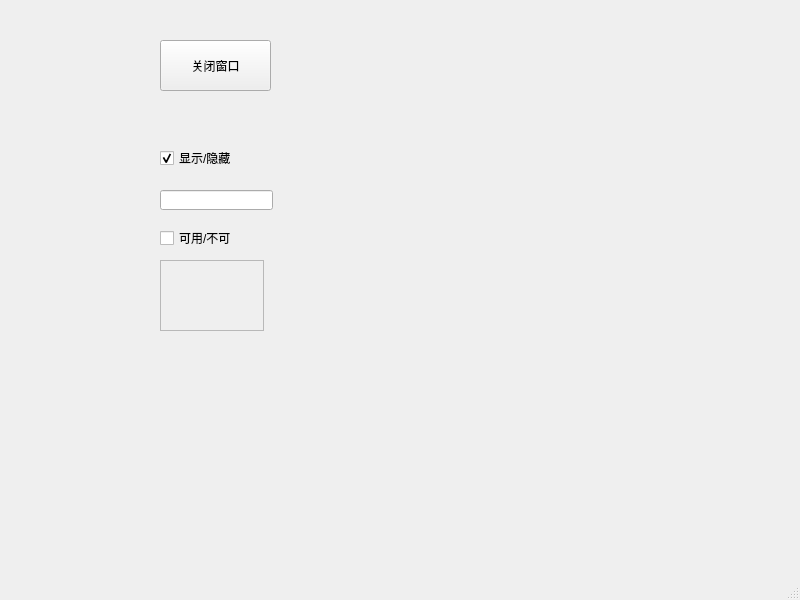
<?xml version="1.0" encoding="UTF-8"?>
<ui version="4.0">
 <class>MainWindow</class>
 <widget class="QMainWindow" name="MainWindow">
  <property name="geometry">
   <rect>
    <x>0</x>
    <y>0</y>
    <width>800</width>
    <height>600</height>
   </rect>
  </property>
  <property name="windowTitle">
   <string>MainWindow</string>
  </property>
  <widget class="QWidget" name="centralwidget">
   <widget class="QPushButton" name="pushButton">
    <property name="geometry">
     <rect>
      <x>160</x>
      <y>40</y>
      <width>111</width>
      <height>51</height>
     </rect>
    </property>
    <property name="text">
     <string>关闭窗口</string>
    </property>
   </widget>
   <widget class="QCheckBox" name="checkBox">
    <property name="geometry">
     <rect>
      <x>160</x>
      <y>150</y>
      <width>71</width>
      <height>16</height>
     </rect>
    </property>
    <property name="text">
     <string>显示/隐藏</string>
    </property>
    <property name="checked">
     <bool>true</bool>
    </property>
   </widget>
   <widget class="QLineEdit" name="lineEdit">
    <property name="geometry">
     <rect>
      <x>160</x>
      <y>190</y>
      <width>113</width>
      <height>20</height>
     </rect>
    </property>
   </widget>
   <widget class="QCheckBox" name="checkBox_2">
    <property name="geometry">
     <rect>
      <x>160</x>
      <y>230</y>
      <width>71</width>
      <height>16</height>
     </rect>
    </property>
    <property name="text">
     <string>可用/不可用</string>
    </property>
   </widget>
   <widget class="QTextEdit" name="textEdit">
    <property name="enabled">
     <bool>false</bool>
    </property>
    <property name="geometry">
     <rect>
      <x>160</x>
      <y>260</y>
      <width>104</width>
      <height>71</height>
     </rect>
    </property>
   </widget>
  </widget>
  <widget class="QMenuBar" name="menubar">
   <property name="geometry">
    <rect>
     <x>0</x>
     <y>0</y>
     <width>800</width>
     <height>23</height>
    </rect>
   </property>
  </widget>
  <widget class="QStatusBar" name="statusbar"/>
 </widget>
 <resources/>
 <connections>
  <connection>
   <sender>pushButton</sender>
   <signal>clicked()</signal>
   <receiver>MainWindow</receiver>
   <slot>close()</slot>
   <hints>
    <hint type="sourcelabel">
     <x>210</x>
     <y>93</y>
    </hint>
    <hint type="destinationlabel">
     <x>208</x>
     <y>159</y>
    </hint>
   </hints>
  </connection>
  <connection>
   <sender>checkBox</sender>
   <signal>toggled(bool)</signal>
   <receiver>lineEdit</receiver>
   <slot>setVisible(bool)</slot>
   <hints>
    <hint type="sourcelabel">
     <x>182</x>
     <y>184</y>
    </hint>
    <hint type="destinationlabel">
     <x>182</x>
     <y>218</y>
    </hint>
   </hints>
  </connection>
  <connection>
   <sender>checkBox_2</sender>
   <signal>toggled(bool)</signal>
   <receiver>textEdit</receiver>
   <slot>setEnabled(bool)</slot>
   <hints>
    <hint type="sourcelabel">
     <x>219</x>
     <y>262</y>
    </hint>
    <hint type="destinationlabel">
     <x>217</x>
     <y>298</y>
    </hint>
   </hints>
  </connection>
 </connections>
</ui>
